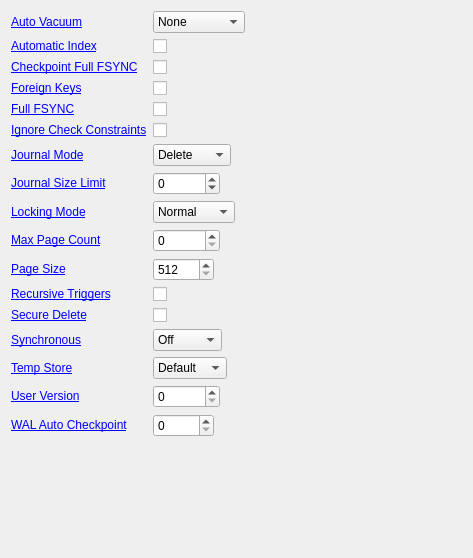
          <widget class="QWidget" name="scrollAreaWidgetContents">
           <property name="geometry">
            <rect>
             <x>0</x>
             <y>0</y>
             <width>473</width>
             <height>558</height>
            </rect>
           </property>
           <layout class="QFormLayout" name="formLayout">
            <property name="fieldGrowthPolicy">
             <enum>QFormLayout::ExpandingFieldsGrow</enum>
            </property>
            <item row="0" column="0">
             <widget class="QLabel" name="labelPragmaAutoVacuum">
              <property name="text">
               <string>&lt;html&gt;&lt;head/&gt;&lt;body&gt;&lt;p&gt;&lt;a href=&quot;http://www.sqlite.org/pragma.html#pragma_auto_vacuum&quot;&gt;&lt;span style=&quot; text-decoration: underline; color:#0000ff;&quot;&gt;Auto Vacuum&lt;/span&gt;&lt;/a&gt;&lt;/p&gt;&lt;/body&gt;&lt;/html&gt;</string>
              </property>
              <property name="openExternalLinks">
               <bool>true</bool>
              </property>
              <property name="textInteractionFlags">
               <set>Qt::LinksAccessibleByMouse</set>
              </property>
              <property name="buddy">
               <cstring>comboboxPragmaAutoVacuum</cstring>
              </property>
             </widget>
            </item>
            <item row="0" column="1">
             <widget class="QComboBox" name="comboboxPragmaAutoVacuum">
              <item>
               <property name="text">
                <string>None</string>
               </property>
              </item>
              <item>
               <property name="text">
                <string>Full</string>
               </property>
              </item>
              <item>
               <property name="text">
                <string>Incremental</string>
               </property>
              </item>
             </widget>
            </item>
            <item row="1" column="0">
             <widget class="QLabel" name="labelPragmaAutomaticIndex">
              <property name="text">
               <string>&lt;html&gt;&lt;head/&gt;&lt;body&gt;&lt;p&gt;&lt;a href=&quot;http://www.sqlite.org/pragma.html#pragma_automatic_index&quot;&gt;&lt;span style=&quot; text-decoration: underline; color:#0000ff;&quot;&gt;Automatic Index&lt;/span&gt;&lt;/a&gt;&lt;/p&gt;&lt;/body&gt;&lt;/html&gt;</string>
              </property>
              <property name="openExternalLinks">
               <bool>true</bool>
              </property>
              <property name="buddy">
               <cstring>checkboxPragmaAutomaticIndex</cstring>
              </property>
             </widget>
            </item>
            <item row="1" column="1">
             <widget class="QCheckBox" name="checkboxPragmaAutomaticIndex">
              <property name="text">
               <string/>
              </property>
             </widget>
            </item>
            <item row="2" column="0">
             <widget class="QLabel" name="labelPragmaCheckpointFullFsync">
              <property name="text">
               <string>&lt;html&gt;&lt;head/&gt;&lt;body&gt;&lt;p&gt;&lt;a href=&quot;http://www.sqlite.org/pragma.html#pragma_checkpoint_fullfsync&quot;&gt;&lt;span style=&quot; text-decoration: underline; color:#0000ff;&quot;&gt;Checkpoint Full FSYNC&lt;/span&gt;&lt;/a&gt;&lt;/p&gt;&lt;/body&gt;&lt;/html&gt;</string>
              </property>
              <property name="openExternalLinks">
               <bool>true</bool>
              </property>
              <property name="buddy">
               <cstring>checkboxPragmaCheckpointFullFsync</cstring>
              </property>
             </widget>
            </item>
            <item row="2" column="1">
             <widget class="QCheckBox" name="checkboxPragmaCheckpointFullFsync">
              <property name="text">
               <string/>
              </property>
             </widget>
            </item>
            <item row="3" column="0">
             <widget class="QLabel" name="labelPragmaForeignKeys">
              <property name="text">
               <string>&lt;html&gt;&lt;head/&gt;&lt;body&gt;&lt;p&gt;&lt;a href=&quot;http://www.sqlite.org/pragma.html#pragma_foreign_keys&quot;&gt;&lt;span style=&quot; text-decoration: underline; color:#0000ff;&quot;&gt;Foreign Keys&lt;/span&gt;&lt;/a&gt;&lt;/p&gt;&lt;/body&gt;&lt;/html&gt;</string>
              </property>
              <property name="openExternalLinks">
               <bool>true</bool>
              </property>
              <property name="buddy">
               <cstring>checkboxPragmaForeignKeys</cstring>
              </property>
             </widget>
            </item>
            <item row="3" column="1">
             <widget class="QCheckBox" name="checkboxPragmaForeignKeys">
              <property name="text">
               <string/>
              </property>
             </widget>
            </item>
            <item row="4" column="0">
             <widget class="QLabel" name="labelPragmaFullFsync">
              <property name="text">
               <string>&lt;html&gt;&lt;head/&gt;&lt;body&gt;&lt;p&gt;&lt;a href=&quot;http://www.sqlite.org/pragma.html#pragma_fullfsync&quot;&gt;&lt;span style=&quot; text-decoration: underline; color:#0000ff;&quot;&gt;Full FSYNC&lt;/span&gt;&lt;/a&gt;&lt;/p&gt;&lt;/body&gt;&lt;/html&gt;</string>
              </property>
              <property name="openExternalLinks">
               <bool>true</bool>
              </property>
              <property name="buddy">
               <cstring>checkboxPragmaFullFsync</cstring>
              </property>
             </widget>
            </item>
            <item row="4" column="1">
             <widget class="QCheckBox" name="checkboxPragmaFullFsync">
              <property name="text">
               <string/>
              </property>
             </widget>
            </item>
            <item row="5" column="0">
             <widget class="QLabel" name="labelPragmaIgnoreCheckConstraints">
              <property name="text">
               <string>&lt;html&gt;&lt;head/&gt;&lt;body&gt;&lt;p&gt;&lt;a href=&quot;http://www.sqlite.org/pragma.html#pragma_ignore_check_constraints&quot;&gt;&lt;span style=&quot; text-decoration: underline; color:#0000ff;&quot;&gt;Ignore Check Constraints&lt;/span&gt;&lt;/a&gt;&lt;/p&gt;&lt;/body&gt;&lt;/html&gt;</string>
              </property>
              <property name="openExternalLinks">
               <bool>true</bool>
              </property>
              <property name="buddy">
               <cstring>checkboxPragmaIgnoreCheckConstraints</cstring>
              </property>
             </widget>
            </item>
            <item row="5" column="1">
             <widget class="QCheckBox" name="checkboxPragmaIgnoreCheckConstraints">
              <property name="text">
               <string/>
              </property>
             </widget>
            </item>
            <item row="6" column="0">
             <widget class="QLabel" name="labelPragmaJournalMode">
              <property name="text">
               <string>&lt;html&gt;&lt;head/&gt;&lt;body&gt;&lt;p&gt;&lt;a href=&quot;http://www.sqlite.org/pragma.html#pragma_journal_mode&quot;&gt;&lt;span style=&quot; text-decoration: underline; color:#0000ff;&quot;&gt;Journal Mode&lt;/span&gt;&lt;/a&gt;&lt;/p&gt;&lt;/body&gt;&lt;/html&gt;</string>
              </property>
              <property name="openExternalLinks">
               <bool>true</bool>
              </property>
              <property name="buddy">
               <cstring>comboboxPragmaJournalMode</cstring>
              </property>
             </widget>
            </item>
            <item row="6" column="1">
             <widget class="QComboBox" name="comboboxPragmaJournalMode">
              <item>
               <property name="text">
                <string>Delete</string>
               </property>
              </item>
              <item>
               <property name="text">
                <string>Truncate</string>
               </property>
              </item>
              <item>
               <property name="text">
                <string>Persist</string>
               </property>
              </item>
              <item>
               <property name="text">
                <string>Memory</string>
               </property>
              </item>
              <item>
               <property name="text">
                <string>WAL</string>
               </property>
              </item>
              <item>
               <property name="text">
                <string>Off</string>
               </property>
              </item>
             </widget>
            </item>
            <item row="7" column="0">
             <widget class="QLabel" name="labelJournalSizeLimit">
              <property name="text">
               <string>&lt;html&gt;&lt;head/&gt;&lt;body&gt;&lt;p&gt;&lt;a href=&quot;http://www.sqlite.org/pragma.html#pragma_journal_size_limit&quot;&gt;&lt;span style=&quot; text-decoration: underline; color:#0000ff;&quot;&gt;Journal Size Limit&lt;/span&gt;&lt;/a&gt;&lt;/p&gt;&lt;/body&gt;&lt;/html&gt;</string>
              </property>
              <property name="openExternalLinks">
               <bool>true</bool>
              </property>
              <property name="buddy">
               <cstring>spinPragmaJournalSizeLimit</cstring>
              </property>
             </widget>
            </item>
            <item row="7" column="1">
             <widget class="QSpinBox" name="spinPragmaJournalSizeLimit">
              <property name="minimum">
               <number>-1</number>
              </property>
              <property name="maximum">
               <number>100000</number>
              </property>
             </widget>
            </item>
            <item row="8" column="0">
             <widget class="QLabel" name="labelPragmaLockingMode">
              <property name="text">
               <string>&lt;html&gt;&lt;head/&gt;&lt;body&gt;&lt;p&gt;&lt;a href=&quot;http://www.sqlite.org/pragma.html#pragma_locking_mode&quot;&gt;&lt;span style=&quot; text-decoration: underline; color:#0000ff;&quot;&gt;Locking Mode&lt;/span&gt;&lt;/a&gt;&lt;/p&gt;&lt;/body&gt;&lt;/html&gt;</string>
              </property>
              <property name="openExternalLinks">
               <bool>true</bool>
              </property>
              <property name="buddy">
               <cstring>comboboxPragmaLockingMode</cstring>
              </property>
             </widget>
            </item>
            <item row="8" column="1">
             <widget class="QComboBox" name="comboboxPragmaLockingMode">
              <item>
               <property name="text">
                <string>Normal</string>
               </property>
              </item>
              <item>
               <property name="text">
                <string>Exclusive</string>
               </property>
              </item>
             </widget>
            </item>
            <item row="9" column="0">
             <widget class="QLabel" name="labelPragmaMaxPageCount">
              <property name="text">
               <string>&lt;html&gt;&lt;head/&gt;&lt;body&gt;&lt;p&gt;&lt;a href=&quot;http://www.sqlite.org/pragma.html#pragma_max_page_count&quot;&gt;&lt;span style=&quot; text-decoration: underline; color:#0000ff;&quot;&gt;Max Page Count&lt;/span&gt;&lt;/a&gt;&lt;/p&gt;&lt;/body&gt;&lt;/html&gt;</string>
              </property>
              <property name="openExternalLinks">
               <bool>true</bool>
              </property>
              <property name="buddy">
               <cstring>spinPragmaMaxPageCount</cstring>
              </property>
             </widget>
            </item>
            <item row="9" column="1">
             <widget class="QSpinBox" name="spinPragmaMaxPageCount">
              <property name="maximum">
               <number>2000000000</number>
              </property>
             </widget>
            </item>
            <item row="10" column="0">
             <widget class="QLabel" name="labelPragmaPageSize">
              <property name="text">
               <string>&lt;html&gt;&lt;head/&gt;&lt;body&gt;&lt;p&gt;&lt;a href=&quot;http://www.sqlite.org/pragma.html#pragma_page_size&quot;&gt;&lt;span style=&quot; text-decoration: underline; color:#0000ff;&quot;&gt;Page Size&lt;/span&gt;&lt;/a&gt;&lt;/p&gt;&lt;/body&gt;&lt;/html&gt;</string>
              </property>
              <property name="openExternalLinks">
               <bool>true</bool>
              </property>
              <property name="buddy">
               <cstring>spinPragmaPageSize</cstring>
              </property>
             </widget>
            </item>
            <item row="10" column="1">
             <widget class="QSpinBox" name="spinPragmaPageSize">
              <property name="minimum">
               <number>512</number>
              </property>
              <property name="maximum">
               <number>65536</number>
              </property>
             </widget>
            </item>
            <item row="11" column="0">
             <widget class="QLabel" name="labelPragmaRecursiveTriggers">
              <property name="text">
               <string>&lt;html&gt;&lt;head/&gt;&lt;body&gt;&lt;p&gt;&lt;a href=&quot;http://www.sqlite.org/pragma.html#pragma_recursive_triggers&quot;&gt;&lt;span style=&quot; text-decoration: underline; color:#0000ff;&quot;&gt;Recursive Triggers&lt;/span&gt;&lt;/a&gt;&lt;/p&gt;&lt;/body&gt;&lt;/html&gt;</string>
              </property>
              <property name="openExternalLinks">
               <bool>true</bool>
              </property>
              <property name="buddy">
               <cstring>checkboxPragmaRecursiveTriggers</cstring>
              </property>
             </widget>
            </item>
            <item row="11" column="1">
             <widget class="QCheckBox" name="checkboxPragmaRecursiveTriggers">
              <property name="text">
               <string/>
              </property>
             </widget>
            </item>
            <item row="12" column="0">
             <widget class="QLabel" name="labelPragmaSecureDelete">
              <property name="text">
               <string>&lt;html&gt;&lt;head/&gt;&lt;body&gt;&lt;p&gt;&lt;a href=&quot;http://www.sqlite.org/pragma.html#pragma_secure_delete&quot;&gt;&lt;span style=&quot; text-decoration: underline; color:#0000ff;&quot;&gt;Secure Delete&lt;/span&gt;&lt;/a&gt;&lt;/p&gt;&lt;/body&gt;&lt;/html&gt;</string>
              </property>
              <property name="openExternalLinks">
               <bool>true</bool>
              </property>
              <property name="buddy">
               <cstring>checkboxPragmaSecureDelete</cstring>
              </property>
             </widget>
            </item>
            <item row="12" column="1">
             <widget class="QCheckBox" name="checkboxPragmaSecureDelete">
              <property name="text">
               <string/>
              </property>
             </widget>
            </item>
            <item row="13" column="0">
             <widget class="QLabel" name="labelPragmaSynchronous">
              <property name="text">
               <string>&lt;html&gt;&lt;head/&gt;&lt;body&gt;&lt;p&gt;&lt;a href=&quot;http://www.sqlite.org/pragma.html#pragma_synchronous&quot;&gt;&lt;span style=&quot; text-decoration: underline; color:#0000ff;&quot;&gt;Synchronous&lt;/span&gt;&lt;/a&gt;&lt;/p&gt;&lt;/body&gt;&lt;/html&gt;</string>
              </property>
              <property name="openExternalLinks">
               <bool>true</bool>
              </property>
              <property name="buddy">
               <cstring>comboboxPragmaSynchronous</cstring>
              </property>
             </widget>
            </item>
            <item row="13" column="1">
             <widget class="QComboBox" name="comboboxPragmaSynchronous">
              <item>
               <property name="text">
                <string>Off</string>
               </property>
              </item>
              <item>
               <property name="text">
                <string>Normal</string>
               </property>
              </item>
              <item>
               <property name="text">
                <string>Full</string>
               </property>
              </item>
             </widget>
            </item>
            <item row="14" column="0">
             <widget class="QLabel" name="labelPragmaTempStore">
              <property name="text">
               <string>&lt;html&gt;&lt;head/&gt;&lt;body&gt;&lt;p&gt;&lt;a href=&quot;http://www.sqlite.org/pragma.html#pragma_temp_store&quot;&gt;&lt;span style=&quot; text-decoration: underline; color:#0000ff;&quot;&gt;Temp Store&lt;/span&gt;&lt;/a&gt;&lt;/p&gt;&lt;/body&gt;&lt;/html&gt;</string>
              </property>
              <property name="openExternalLinks">
               <bool>true</bool>
              </property>
              <property name="buddy">
               <cstring>comboboxPragmaTempStore</cstring>
              </property>
             </widget>
            </item>
            <item row="14" column="1">
             <widget class="QComboBox" name="comboboxPragmaTempStore">
              <item>
               <property name="text">
                <string>Default</string>
               </property>
              </item>
              <item>
               <property name="text">
                <string>File</string>
               </property>
              </item>
              <item>
               <property name="text">
                <string>Memory</string>
               </property>
              </item>
             </widget>
            </item>
            <item row="15" column="0">
             <widget class="QLabel" name="labelPragmaUserVersion">
              <property name="text">
               <string>&lt;html&gt;&lt;head/&gt;&lt;body&gt;&lt;p&gt;&lt;a href=&quot;http://www.sqlite.org/pragma.html#pragma_user_version&quot;&gt;&lt;span style=&quot; text-decoration: underline; color:#0000ff;&quot;&gt;User Version&lt;/span&gt;&lt;/a&gt;&lt;/p&gt;&lt;/body&gt;&lt;/html&gt;</string>
              </property>
              <property name="openExternalLinks">
               <bool>true</bool>
              </property>
              <property name="buddy">
               <cstring>spinPragmaUserVersion</cstring>
              </property>
             </widget>
            </item>
            <item row="15" column="1">
             <widget class="QSpinBox" name="spinPragmaUserVersion">
              <property name="maximum">
               <number>2147483647</number>
              </property>
             </widget>
            </item>
            <item row="16" column="0">
             <widget class="QLabel" name="labelPragmaWalAutoCheckpoint">
              <property name="text">
               <string>&lt;html&gt;&lt;head/&gt;&lt;body&gt;&lt;p&gt;&lt;a href=&quot;http://www.sqlite.org/pragma.html#pragma_wal_autocheckpoint&quot;&gt;&lt;span style=&quot; text-decoration: underline; color:#0000ff;&quot;&gt;WAL Auto Checkpoint&lt;/span&gt;&lt;/a&gt;&lt;/p&gt;&lt;/body&gt;&lt;/html&gt;</string>
              </property>
              <property name="openExternalLinks">
               <bool>true</bool>
              </property>
              <property name="buddy">
               <cstring>spinPragmaWalAutoCheckpoint</cstring>
              </property>
             </widget>
            </item>
            <item row="16" column="1">
             <widget class="QSpinBox" name="spinPragmaWalAutoCheckpoint">
              <property name="maximum">
               <number>10000</number>
              </property>
             </widget>
            </item>
           </layout>
          </widget>
